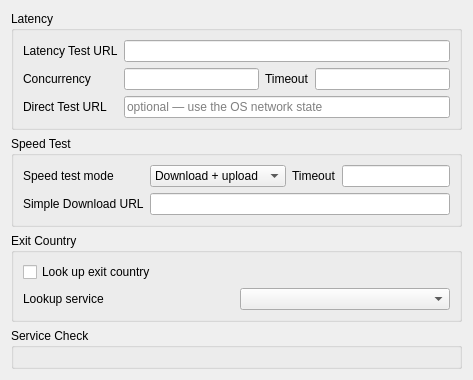
     <widget class="QWidget" name="tab_testing">
      <attribute name="title">
       <string>Testing</string>
      </attribute>
      <layout class="QVBoxLayout" name="verticalLayout_testing">
       <item>
        <widget class="QGroupBox" name="latency_box">
         <property name="title">
          <string>Latency</string>
         </property>
         <layout class="QGridLayout" name="gridLayout_latency">
          <item row="0" column="0">
           <widget class="QLabel" name="label_13">
            <property name="text">
             <string>Latency Test URL</string>
            </property>
           </widget>
          </item>
          <item row="0" column="1">
           <widget class="QLineEdit" name="test_latency_url"/>
          </item>
          <item row="1" column="0">
           <widget class="QLabel" name="label_14">
            <property name="text">
             <string>Concurrency</string>
            </property>
           </widget>
          </item>
          <item row="1" column="1">
           <layout class="QHBoxLayout" name="horizontalLayout_url_test" stretch="1,0,1">
            <item>
             <widget class="QLineEdit" name="test_concurrent">
             </widget>
            </item>
            <item>
             <widget class="QLabel" name="label_22">
              <property name="toolTip">
               <string>URL test timeout in ms; multiplexed profiles need more time.</string>
              </property>
              <property name="text">
               <string>Timeout</string>
              </property>
             </widget>
            </item>
            <item>
             <widget class="QLineEdit" name="url_timeout">
             </widget>
            </item>
           </layout>
          </item>
          <item row="2" column="0">
           <widget class="QLabel" name="label_direct_test_url">
            <property name="toolTip">
             <string>Fetched without proxy to check internet access. Empty: OS network state.</string>
            </property>
            <property name="text">
             <string>Direct Test URL</string>
            </property>
           </widget>
          </item>
          <item row="2" column="1">
           <widget class="QLineEdit" name="direct_test_url">
            <property name="placeholderText">
             <string>optional — use the OS network state</string>
            </property>
           </widget>
          </item>
         </layout>
        </widget>
       </item>
       <item>
        <widget class="QGroupBox" name="speedtest_box">
         <property name="title">
          <string>Speed Test</string>
         </property>
         <layout class="QGridLayout" name="gridLayout_speedtest">
          <item row="0" column="0">
           <widget class="QLabel" name="label_12">
            <property name="text">
             <string>Speed test mode</string>
            </property>
           </widget>
          </item>
          <item row="0" column="1">
           <layout class="QHBoxLayout" name="horizontalLayout_speedtest" stretch="1,0,1">
            <item>
             <widget class="QComboBox" name="speedtest_mode">
              <item>
               <property name="text">
                <string>Download + upload</string>
               </property>
              </item>
              <item>
               <property name="text">
                <string>Only download</string>
               </property>
              </item>
              <item>
               <property name="text">
                <string>Only upload</string>
               </property>
              </item>
              <item>
               <property name="text">
                <string>Simple download</string>
               </property>
              </item>
             </widget>
            </item>
            <item>
             <widget class="QLabel" name="label_19">
              <property name="toolTip">
               <string>Timeout for each speed test, in milliseconds.</string>
              </property>
              <property name="text">
               <string>Timeout</string>
              </property>
             </widget>
            </item>
            <item>
             <widget class="QLineEdit" name="test_timeout">
             </widget>
            </item>
           </layout>
          </item>
          <item row="1" column="0">
           <widget class="QLabel" name="label_16">
            <property name="text">
             <string>Simple Download URL</string>
            </property>
           </widget>
          </item>
          <item row="1" column="1">
           <widget class="QLineEdit" name="simple_down_url">
           </widget>
          </item>
         </layout>
        </widget>
       </item>
       <item>
        <widget class="QGroupBox" name="exit_country_box">
         <property name="title">
          <string>Exit Country</string>
         </property>
         <layout class="QGridLayout" name="gridLayout_exit_country">
          <item row="0" column="0" colspan="2">
           <widget class="QCheckBox" name="exit_country_lookup">
            <property name="toolTip">
             <string>After connecting, look up the exit IP and country through the proxy.</string>
            </property>
            <property name="text">
             <string>Look up exit country</string>
            </property>
           </widget>
          </item>
          <item row="1" column="0">
           <widget class="QLabel" name="label_exit_lookup_provider">
            <property name="text">
             <string>Lookup service</string>
            </property>
            <property name="buddy">
             <cstring>exit_lookup_provider</cstring>
            </property>
           </widget>
          </item>
          <item row="1" column="1">
           <widget class="QComboBox" name="exit_lookup_provider">
           </widget>
          </item>
         </layout>
        </widget>
       </item>
       <item>
        <widget class="QGroupBox" name="service_check_box">
         <property name="title">
          <string>Service Check</string>
         </property>
         <layout class="QVBoxLayout" name="serviceCheckLayout"/>
        </widget>
       </item>
       <item>
        <spacer name="verticalSpacer_testing">
         <property name="orientation">
          <enum>Qt::Orientation::Vertical</enum>
         </property>
         <property name="sizeHint" stdset="0">
          <size>
           <width>20</width>
           <height>0</height>
          </size>
         </property>
        </spacer>
       </item>
      </layout>
     </widget>
